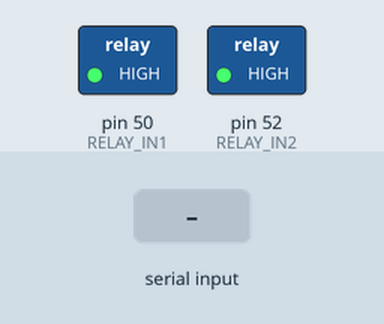
Bench run of a sketch on a simulated Arduino Mega 2560, built with avr-gcc and run on an emulated ATmega2560. Shown: switched loads named in the sketch (green lamp = pin HIGH). The test bench sets the inputs (shaded band). What the sketch prints to the serial monitor is not drawn.

Above: at 1.2 s.
1.3 s: "R:1\n" received over Serial
At 2.3 s:
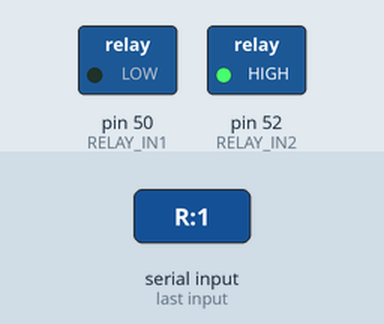
2.8 s: "R:2\n" received over Serial
At 3.5 s:
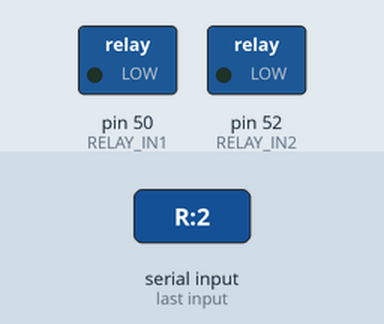
4.3 s: "R:3\n" received over Serial
At 4.6 s:
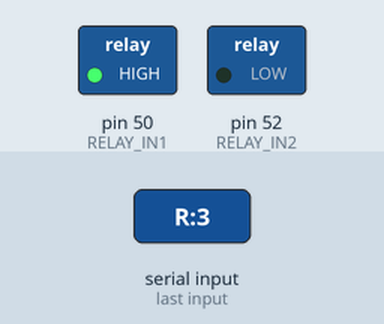
5.8 s: "1" received over Serial
At 6.9 s:
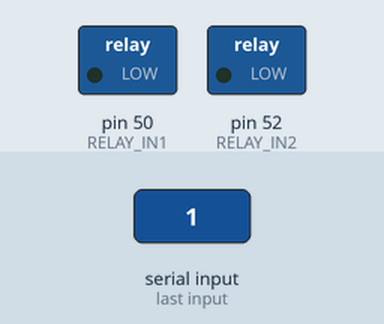
7.3 s: "3" received over Serial
At 8.1 s:
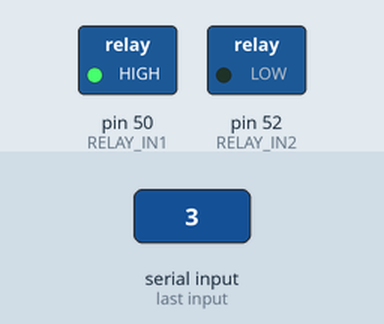
Timing chart, 0 to 9.8 s (numbered marks = the images above; inputs shaded):
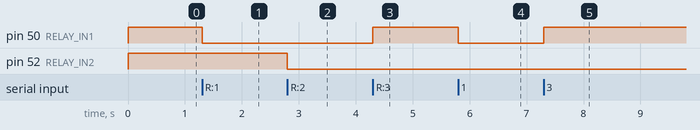

The sketch:

relay_control.ino
```cpp
// === relay_control.ino ===
// 🔌 โมดูลควบคุมรีเลย์สำหรับเปิด/ปิดโหลด 2 ช่อง แบบพร้อมใช้งานใน Arduino (ไม่รวมโค้ดพลังงาน Solar)

// กำหนดขารีเลย์ที่ต่อกับ Arduino
#define RELAY_IN1 50  // รีเลย์ช่องที่ 1 (ควบคุมไฟ LED ส่องบ่อน้ำ)
#define RELAY_IN2 52  // รีเลย์ช่องที่ 2 (ควบคุมพัดลมในตู้คอนโทรล)

// สถานะของรีเลย์ว่าใช้งานโหลดหรือไม่
bool relayUsedLoad = false;

// ใช้ควบคุม logic ภายในระบบ เช่น การแสดงผลแบตเตอรี่
bool freezeBattery = false;

// จับเวลาเมื่อมีการเปิด/ปิดรีเลย์
unsigned long relayStopTime = 0;

// === ฟังก์ชันควบคุมรีเลย์จากคำสั่ง (เรียกจาก loop หรือ Serial Command) ===
void handleRelayCommand(char cmd) {
  if (cmd == '1') {
    digitalWrite(RELAY_IN1, LOW);      // เปิดไฟ LED ส่องบ่อน้ำ
    freezeBattery = true;
    Serial.println("รีเลย์ IN1 เปิด (ไฟ LED ส่องบ่อน้ำ)");
  }
  else if (cmd == '2') {
    digitalWrite(RELAY_IN2, LOW);      // เปิดพัดลมในตู้คอนโทรล
    relayUsedLoad = true;
    relayStopTime = millis();
    freezeBattery = true;
    Serial.println("รีเลย์ IN2 เปิด (พัดลมตู้คอนโทรล)");
  }
  else if (cmd == '3') {
    digitalWrite(RELAY_IN1, HIGH);     // ปิดรีเลย์ IN1 (LED)
    Serial.println("รีเลย์ IN1 ปิด (ไฟ LED ส่องบ่อน้ำ)");
    // ตรวจสอบว่ารีเลย์อื่นยังเปิดอยู่หรือไม่
    if (digitalRead(RELAY_IN2) == HIGH) {
      freezeBattery = false; // ถ้าทั้งคู่ปิดแล้ว ให้แสดงแบตเตอรี่ได้
    }
  }
  else if (cmd == '4') {
    digitalWrite(RELAY_IN2, HIGH);     // ปิดรีเลย์ IN2 (พัดลม)
    relayUsedLoad = false;
    relayStopTime = millis();
    Serial.println("รีเลย์ IN2 ปิด (พัดลมตู้คอนโทรล)");
    // ตรวจสอบว่ารีเลย์อื่นยังเปิดอยู่หรือไม่
    if (digitalRead(RELAY_IN1) == HIGH) {
      freezeBattery = false; // ถ้าทั้งคู่ปิดแล้ว ให้แสดงแบตเตอรี่ได้
    }
  }
  else if (cmd == '0') {
    digitalWrite(RELAY_IN1, HIGH);     // ปิดทั้ง 2 รีเลย์ (สำหรับ emergency)
    digitalWrite(RELAY_IN2, HIGH);
    relayUsedLoad = false;
    relayStopTime = millis();
    freezeBattery = false;
    Serial.println("รีเลย์ทั้งหมดปิดแล้ว (Emergency Stop)");
  }
}

// === ฟังก์ชันตั้งค่าขารีเลย์ (เรียกจาก setup()) ===
void initRelayControl() {
  pinMode(RELAY_IN1, OUTPUT);
  pinMode(RELAY_IN2, OUTPUT);
  digitalWrite(RELAY_IN1, HIGH); // ปิดเริ่มต้น
  digitalWrite(RELAY_IN2, HIGH);
}

// === ฟังก์ชัน setup() และ loop() สำหรับ Arduino IDE ให้คอมไพล์ได้ ===
void setup() {
  Serial.begin(115200);
  initRelayControl();
  Serial.println("Relay control system ready.");
  Serial.println("Serial control commands:");
  Serial.println("  Press 1 = Turn ON pond LED light");
  Serial.println("  Press 2 = Turn ON control box fan");
  Serial.println("  Press 3 = Turn OFF pond LED light");
  Serial.println("  Press 4 = Turn OFF control box fan");
  Serial.println("  Press 0 = Emergency stop (Turn OFF all)");
}

void loop() {
  if (Serial.available()) {
    char cmd = Serial.read();
    handleRelayCommand(cmd);  // คำสั่ง: '1', '2', '0'
  }
}

/*
📡 เชื่อมต่อกับ Web App:
- Web App เรียก API → Pi ส่ง Serial: "R:1\n", "R:2\n", "R:3\n", "R:4\n", หรือ "R:0\n"
- Arduino มีโค้ดรับ Serial แล้วสั่ง:
    if (input.startsWith("R:")) {
        char ch = input.charAt(2);
        handleRelayCommand(ch);
    }
- Commands: 1=LED ON, 2=FAN ON, 3=LED OFF, 4=FAN OFF, 0=EMERGENCY STOP
*/

// === INTEGRATION NOTES FOR FISH FEEDER IOT SYSTEM ===
//
// 🎯 JSON OUTPUT FORMAT (REAL DATA ONLY - NO MOCKUP):
// {
//   "relay_1_status": digitalRead(RELAY_IN1) == LOW, // bool - สถานะ LED ส่องบ่อ
//   "relay_2_status": digitalRead(RELAY_IN2) == LOW, // bool - สถานะพัดลมตู้ควบคุม
//   "relay_used_load": relayUsedLoad,                // bool - มีการใช้โหลด
//   "freeze_battery": freezeBattery,                 // bool - ระงับแสดงแบตเตอรี่
//   "relay_stop_time": relayStopTime,                // unsigned long - เวลาหยุด
//   "timestamp": millis()                            // unsigned long - เวลาอ่านค่า
// }
//
// 🔌 RELAY CONTROL FUNCTIONS:
// - Relay IN1 (Pin 50): LED ส่องบ่อปลา (กลางคืน/เช้า)
// - Relay IN2 (Pin 52): พัดลมระบายความร้อนตู้ควบคุม
// - LOW = เปิด, HIGH = ปิด (Active Low)
// - Battery freeze เมื่อใช้งานเพื่อป้องกันแสดงค่าผิด
//
// 📡 SERIAL COMMANDS (FROM PI SERVER):
// - "R:1" = เปิด LED ส่องบ่อ
// - "R:2" = เปิดพัดลมตู้ควบคุม
// - "R:3" = ปิด LED ส่องบ่อ
// - "R:4" = ปิดพัดลมตู้ควบคุม
// - "R:0" = Emergency stop (ปิดทั้ง 2 รีเลย์)
// - Response: JSON status กลับไปยัง Pi
//
// 🌐 WEB DASHBOARD INTEGRATION:
// - ปุ่มเปิด/ปิด LED ส่องบ่อ
// - ปุ่มเปิด/ปิดพัดลมตู้ควบคุม
// - แสดงสถานะ Real-time (เปิด/ปิด)
// - Auto mode: LED ตามเวลา, พัดลมตามอุณหภูมิ
//
// 🔄 PI SERVER INTEGRATION:
// - รับข้อมูลผ่าน Serial (115200 baud)
// - ส่งไป Firebase: /fish-feeder-system/controls/relay/
// - Command queue สำหรับ reliable control
// - Status feedback สำหรับ UI update
//
// 🎛️ AUTO CONTROL SCENARIOS:
// - LED: Auto ON 18:00-06:00 (night illumination)
// - Fan: Auto ON เมื่อ control_temp > 38°C
// - Emergency: Auto OFF ทั้งหมดเมื่อ battery < 10%
// - Schedule: Timer-based control ผ่าน Firebase
//
// ⚠️ IMPORTANT - NO MOCKUP DATA:
// - ใช้เฉพาะสถานะจริงจาก digitalRead()
// - ไม่สร้างข้อมูลปลอมหรือทดสอบ
// - Error handling: ถ้า relay เสีย ให้ส่งค่า error status
// - Safety: ป้องกัน relay ติดค้างด้วย timeout
//
// 🚀 ARDUINO JSON COMMUNICATION WITH RASPBERRY PI 4:
// - #include <ArduinoJson.h> สำหรับ JSON processing
// - Pi → Arduino: {"command": "led_on"} หรือ {"command": "fan_on"} หรือ {"command": "all_off"}
// - Arduino → Pi: {"led_status": "on", "fan_status": "off", "battery_protection": false, "timestamp": 12345}
// - Pi Serial Commands: 115200 baud, newline terminated
// - Bi-directional communication สำหรับ smart relay control และ power management
```

Measured:
- after the input at 1.3 s, pin 50 (RELAY_IN1): HIGH → LOW at once
- after the input at 2.8 s, pin 52 (RELAY_IN2): HIGH → LOW at once
- after the input at 4.3 s, pin 50 (RELAY_IN1): LOW → HIGH at once
- after the input at 5.8 s, pin 50 (RELAY_IN1): HIGH → LOW at once
- after the input at 7.3 s, pin 50 (RELAY_IN1): LOW → HIGH at once
